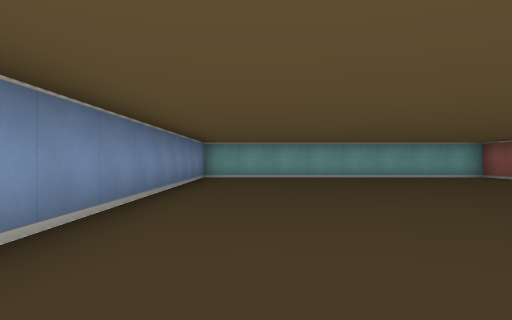
[1] (above)

21 first-person views from a walk through a cub3D maze. The camera is about half as high as the walls, looks level and sees 70° across. The floor is counted in squares. Each view is taken from the middle of a square. On the plan, view 1 faces up. The plan holds only what a view shows up to about 9 squares ahead; the rest is blank. The place goes on beyond the plan.

[2]
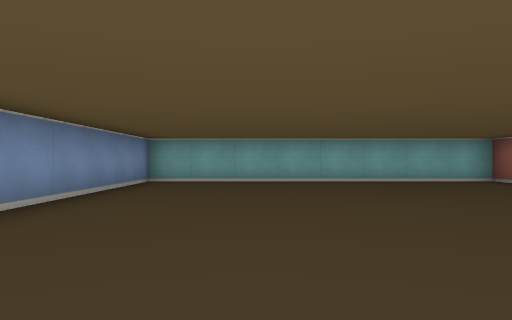

[3]
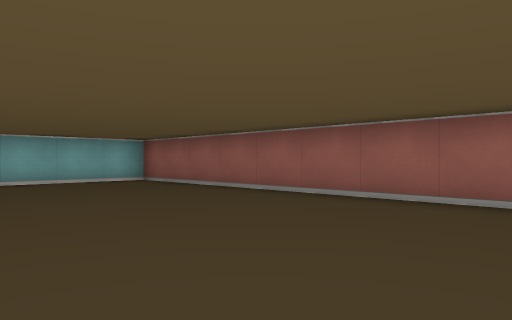

[4]
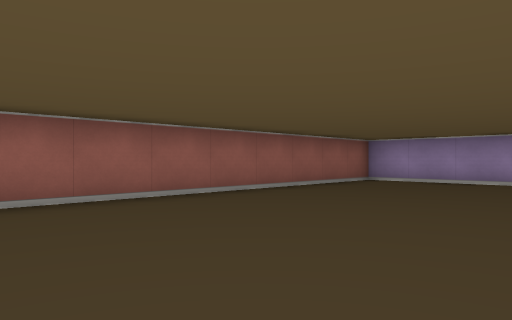

[5]
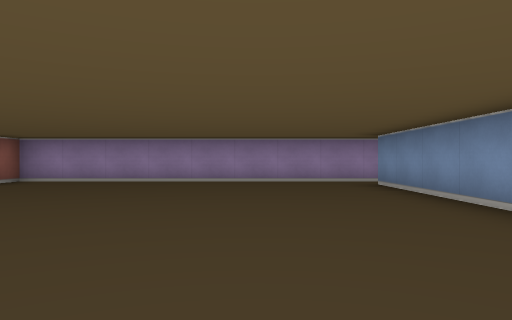

[6]
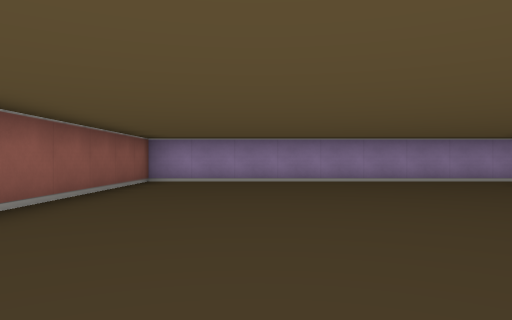

[7]
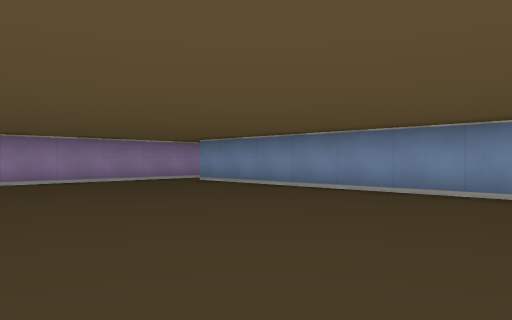

[8]
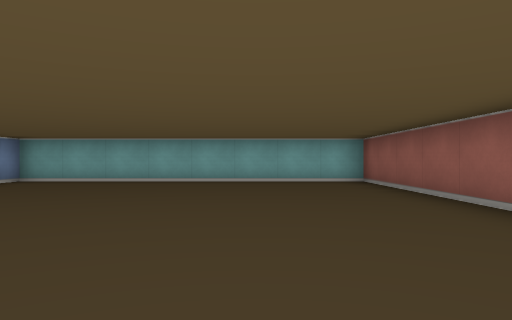

[9]
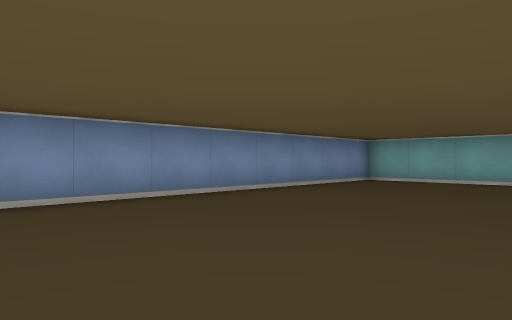

[10]
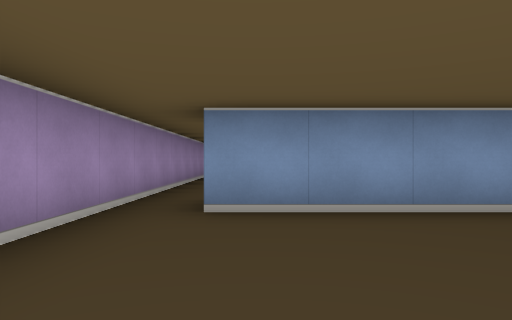

[11]
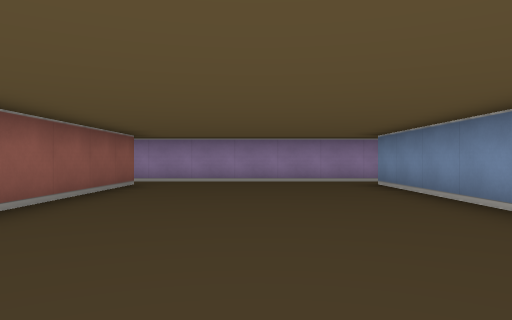

[12]
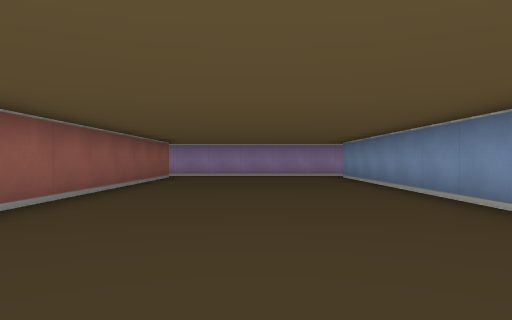

[13]
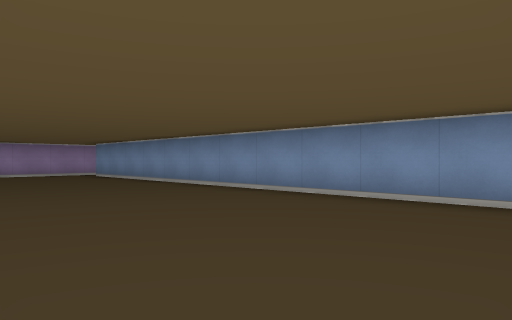

[14]
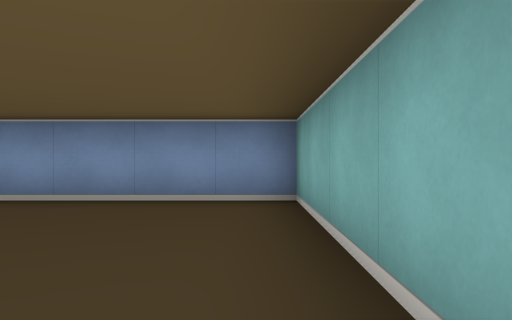

[15]
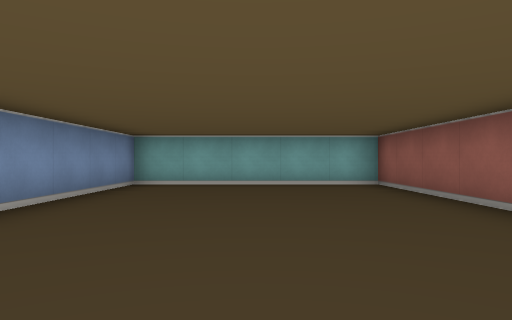

[16]
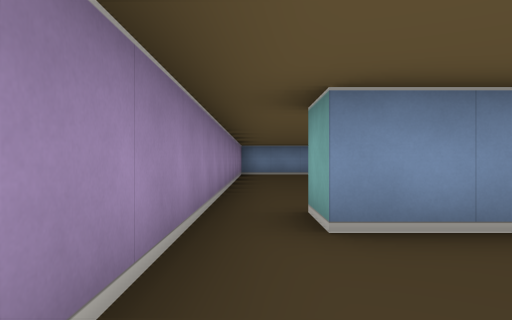

[17]
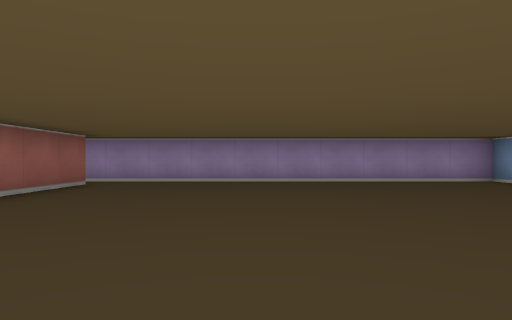

[18]
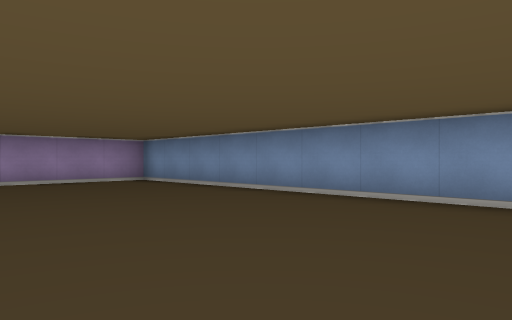

[19]
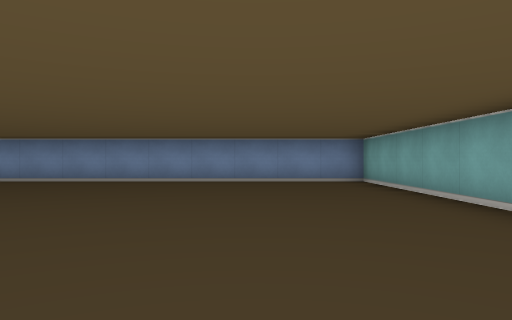

[20]
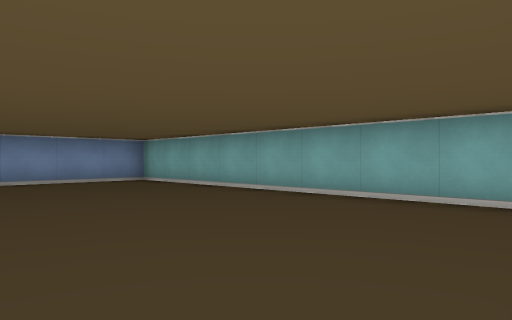

[21]
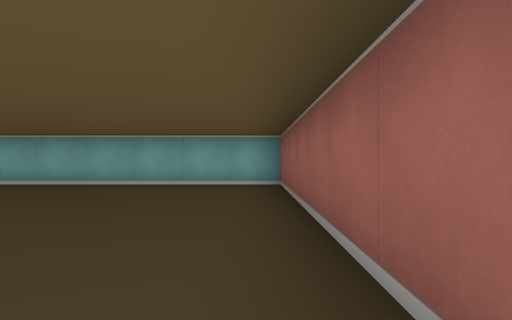

### Floor plan
Points are (right, up) in squares from view 1. A wall is a line through its corners. A room is listed if a view was taken in it or the views show most of it. See-through windows are left out.
Room 1 (views 1, 2, 3, 4, 5, 6, 7, 8, 9, 10)
walls: (-1.5, -2.5) (6.5, -2.5) (6.5, 10.5) (-1.5, 10.5) (-1.5, -1.5)
ways out: opening at (-2, -2) to room 2
Room 2 (views 11, 12, 13, 14, 15, 16)
walls: (-2.5, -1.5) (-2.5, 10.5) (-7.5, 10.5) (-7.5, -1.5) (-8.5, -1.5); (-8.5, -2.5) (-1.5, -2.5)
ways out: opening at (-2, -2) to room 1; opening at (-8, -2) to room 3
Room 3 (views 17, 18, 19, 20, 21)
walls: (-8.5, 3.6) (-8.5, 10.5) (-17.5, 10.5) (-17.5, -2.5) (-8.5, -2.5); (-8.5, -1.5) (-8.5, 1)
ways out: opening at (-8, -2) to room 2

Positions as (right, up) in squares from view 1, and headings:
1: (0, 0), facing up
2: (1, 2), facing up
3: (2, 2), facing up-right
4: (2, 6), facing down-right
5: (1, 6), facing down
6: (4, 6), facing down
7: (4, 6), facing down-left
8: (4, 2), facing up
9: (3, 2), facing up-left
10: (2, -1), facing left
11: (-5, 6), facing down
12: (-5, 9), facing down
13: (-3, 10), facing down-left
14: (-3, 10), facing left
15: (-5, 3), facing up
16: (-5, -2), facing left
17: (-12, 6), facing down
18: (-13, 6), facing down-left
19: (-9, 8), facing left
20: (-9, 6), facing up-left
21: (-9, 3), facing up
